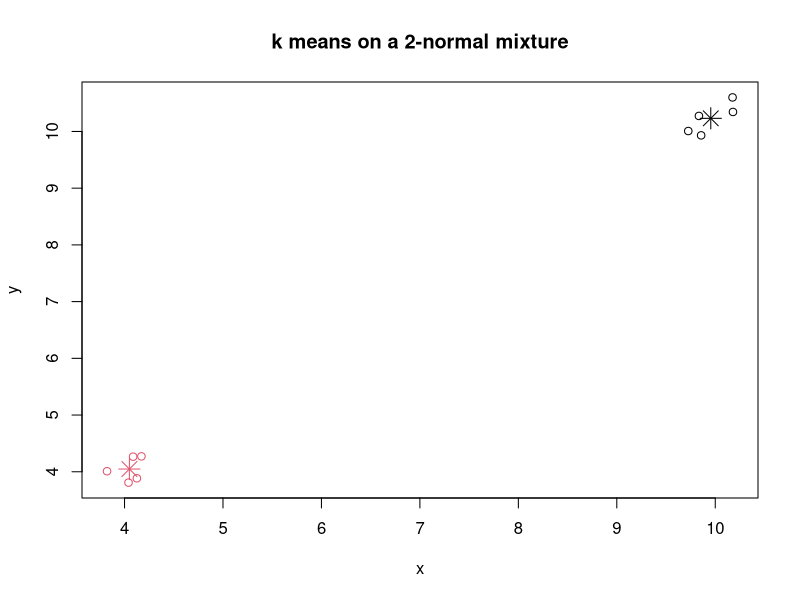
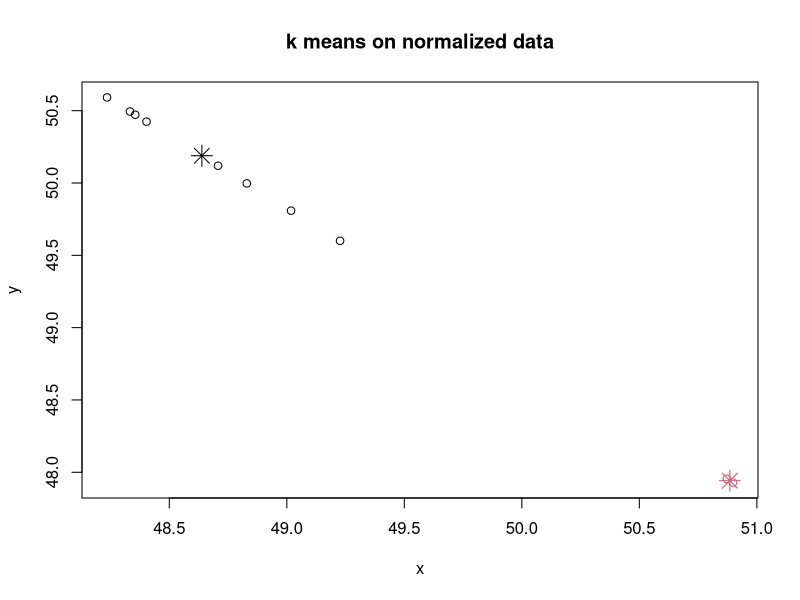

These charts were generated, in order, by the following R code:
# a 2-dimensional example
x <- rbind(matrix(rnorm(10, mean=4,sd = 0.3), ncol = 2),
           matrix(rnorm(10, mean = 10, sd = 0.3), ncol = 2))
colnames(x) <- c("x", "y")
(cl <- kmeans(x, 2))
plot(x, col = cl$cluster,main="k means on a 2-normal mixture")
points(cl$centers, col = 1:2, pch = 8, cex = 2)


normalize<- function(x) {
return(	
	apply(
		t(apply(t(x),2,FUN=function(x) {x/sum(x)})),
		2,FUN=function(x) {x/sd(x)})
	)}
	
(cl2 <- kmeans(normalize(x), 2))
plot(normalize(x), col = cl2$cluster,main="k means on normalized data")
points(cl2$centers, col = 1:2, pch = 8, cex = 2)

